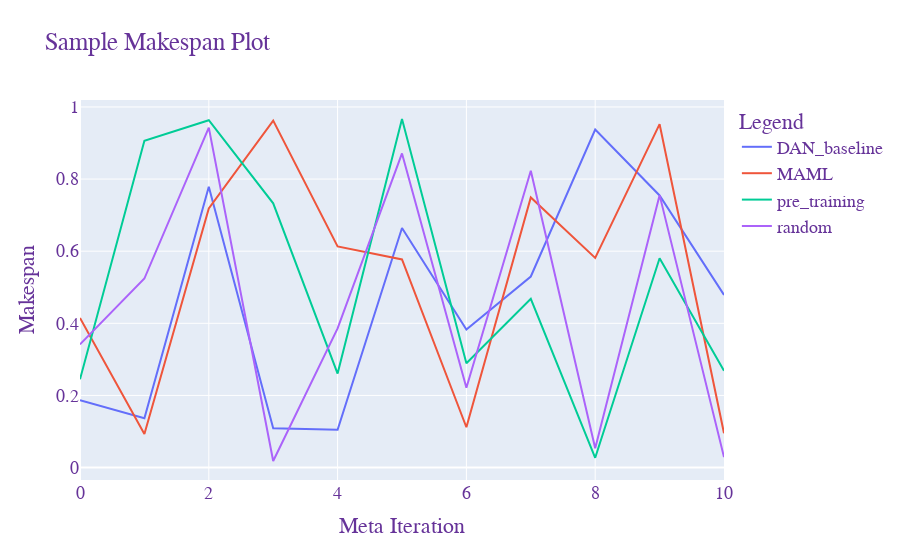

This figure's notebook cell:
### Code cell
import plotly.graph_objects as go
import numpy as np

def plot_makespan(data, title, labels=["DAN_baseline", "MAML", "pre_training", "random"], x_label="Meta Iteration", y_label="Makespan"):
    fig = go.Figure()
    
    for i, row in enumerate(data):
        fig.add_trace(go.Scatter(x=np.arange(len(row)), y=row, mode='lines', name=labels[i]))
    
    # 更新图表的布局
    fig.update_layout(
        title=title,
        xaxis_title=x_label,
        yaxis_title=y_label,
        legend_title="Legend",
        font=dict(
            family="Courier New, monospace",
            size=18,
            color="RebeccaPurple"
        )
    )
    
    fig.show()

# 示例数据
data = np.random.rand(4, 11)  # 假设数据为4行11列的二维数组

# 调用函数
plot_makespan(data, "Sample Makespan Plot")

### Figure 1 — Plotly figure (JSON) as saved in the notebook; plotly's stock layout.template omitted (floating-point values rounded to 4 significant figures)
{"data": [{"mode": "lines", "name": "DAN_baseline", "type": "scatter", "x": [0, 1, 2, 3, 4, 5, 6, 7, 8, 9, 10], "y": [0.1868, 0.1366, 0.7785, 0.1091, 0.1049, 0.6644, 0.3829, 0.5298, 0.9373, 0.7546, 0.4788]}, {"mode": "lines", "name": "MAML", "type": "scatter", "x": [0, 1, 2, 3, 4, 5, 6, 7, 8, 9, 10], "y": [0.415, 0.0933, 0.7186, 0.9623, 0.6134, 0.5772, 0.1118, 0.7491, 0.5814, 0.9522, 0.0953]}, {"mode": "lines", "name": "pre_training", "type": "scatter", "x": [0, 1, 2, 3, 4, 5, 6, 7, 8, 9, 10], "y": [0.2446, 0.9062, 0.9631, 0.7328, 0.2605, 0.9666, 0.2895, 0.468, 0.02706, 0.5805, 0.2686]}, {"mode": "lines", "name": "random", "type": "scatter", "x": [0, 1, 2, 3, 4, 5, 6, 7, 8, 9, 10], "y": [0.3416, 0.5242, 0.9426, 0.01816, 0.3859, 0.8711, 0.2215, 0.823, 0.0534, 0.7554, 0.0289]}], "layout": {"font": {"color": "RebeccaPurple", "family": "Courier New, monospace", "size": 18}, "legend": {"title": {"text": "Legend"}}, "title": {"text": "Sample Makespan Plot"}, "xaxis": {"title": {"text": "Meta Iteration"}}, "yaxis": {"title": {"text": "Makespan"}}}}
